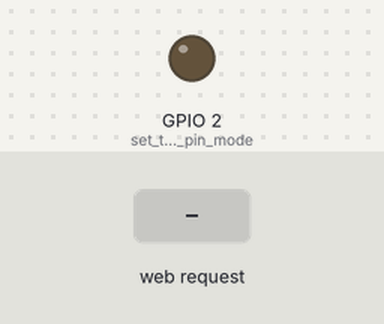
The sketch below on a simulated ESP32. Shown: output pins drawn as LEDs (lit = HIGH). Inputs (shaded band) come from the test bench. WiFi joins after 1.5 s; servers stay silent unless stated; what the sketch prints to the serial monitor is not drawn.

Above: at 2.7 s.
2.8 s: HTTP request GET /H received
At 4.0 s:
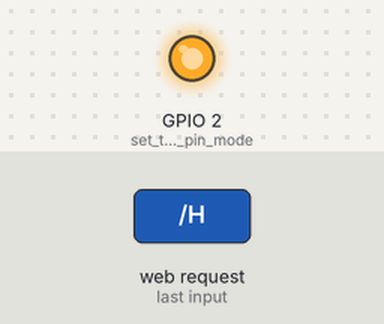
4.3 s: HTTP request GET /L received
At 5.3 s:
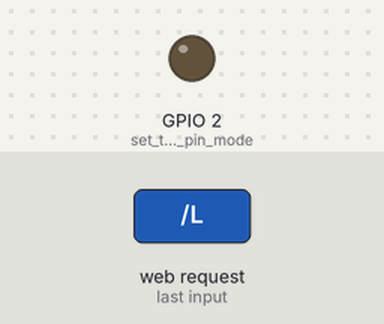
Timing chart, 0 to 7.3 s (numbered marks = the images above; inputs shaded):
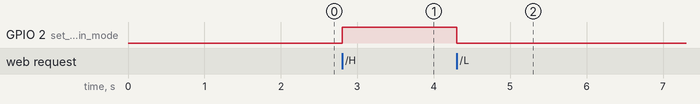

The sketch:

Lab9-2SimpleWiFiServer.ino
```cpp
/*
 WiFi Web Server LED Blink

 A simple web server that lets you blink an LED via the web.
 This sketch will print the IP address of your WiFi Shield (once connected)
 to the Serial monitor. From there, you can open that address in a web browser
 to turn on and off the LED on pin 5.

 If the IP address of your shield is yourAddress:
 http://yourAddress/H turns the LED on
 http://yourAddress/L turns it off

 This example is written for a network using WPA encryption. For
 WEP or WPA, change the Wifi.begin() call accordingly.

 Circuit:
 * WiFi shield attached
 * LED attached to pin 5

 created for arduino 25 Nov 2012
 by Tom Igoe

ported for sparkfun esp32
31.01.2017 by Jan Hendrik Berlin

 */

#include <WiFi.h>

const char* ssid = "your-ssid";
const char* password = "your-wifi-pass";

WiFiServer server(80);

void setup()
{
    Serial.begin(115200);
    pinMode(2, OUTPUT);      // set the LED pin mode

    delay(10);

    // We start by connecting to a WiFi network

    Serial.println();
    Serial.println();
    Serial.print("Connecting to ");
    Serial.println(ssid);

    WiFi.begin(ssid, password);

    while (WiFi.status() != WL_CONNECTED) {
        delay(500);
        Serial.print(".");
    }

    Serial.println("");
    Serial.println("WiFi connected.");
    Serial.println("IP address: ");
    Serial.println(WiFi.localIP());

    server.begin();

}

int value = 0;

void loop(){
 WiFiClient client = server.available();   // listen for incoming clients

  if (client) {                             // if you get a client,
    Serial.println("New Client.");           // print a message out the serial port
    String currentLine = "";                // make a String to hold incoming data from the client
    while (client.connected()) {            // loop while the client's connected
      if (client.available()) {             // if there's bytes to read from the client,
        char c = client.read();             // read a byte, then
        Serial.write(c);                    // print it out the serial monitor
        if (c == '\n') {                    // if the byte is a newline character

          // if the current line is blank, you got two newline characters in a row.
          // that's the end of the client HTTP request, so send a response:
          if (currentLine.length() == 0) {
            // HTTP headers always start with a response code (e.g. HTTP/1.1 200 OK)
            // and a content-type so the client knows what's coming, then a blank line:
            client.println("HTTP/1.1 200 OK");
            client.println("Content-type:text/html");
            client.println();

            // the content of the HTTP response follows the header:
            client.print("Click <a href=\"/H\">here</a> to turn the LED on pin 2 on.<br>");
            client.print("Click <a href=\"/L\">here</a> to turn the LED on pin 2 off.<br>");

            // The HTTP response ends with another blank line:
            client.println();
            // break out of the while loop:
            break;
          } else {    // if you got a newline, then clear currentLine:
            currentLine = "";
          }
        } else if (c != '\r') {  // if you got anything else but a carriage return character,
          currentLine += c;      // add it to the end of the currentLine
        }

        // Check to see if the client request was "GET /H" or "GET /L":
        if (currentLine.endsWith("GET /H")) {
          digitalWrite(2, HIGH);               // GET /H turns the LED on
        }
        if (currentLine.endsWith("GET /L")) {
          digitalWrite(2, LOW);                // GET /L turns the LED off
        }
      }
    }
    // close the connection:
    client.stop();
    Serial.println("Client Disconnected.");
  }
}
```

Measured:
- after the input at 2.8 s, GPIO 2 (set_the_LED_pin_mode): LOW → HIGH at once
- after the input at 4.3 s, GPIO 2 (set_the_LED_pin_mode): HIGH → LOW at once
